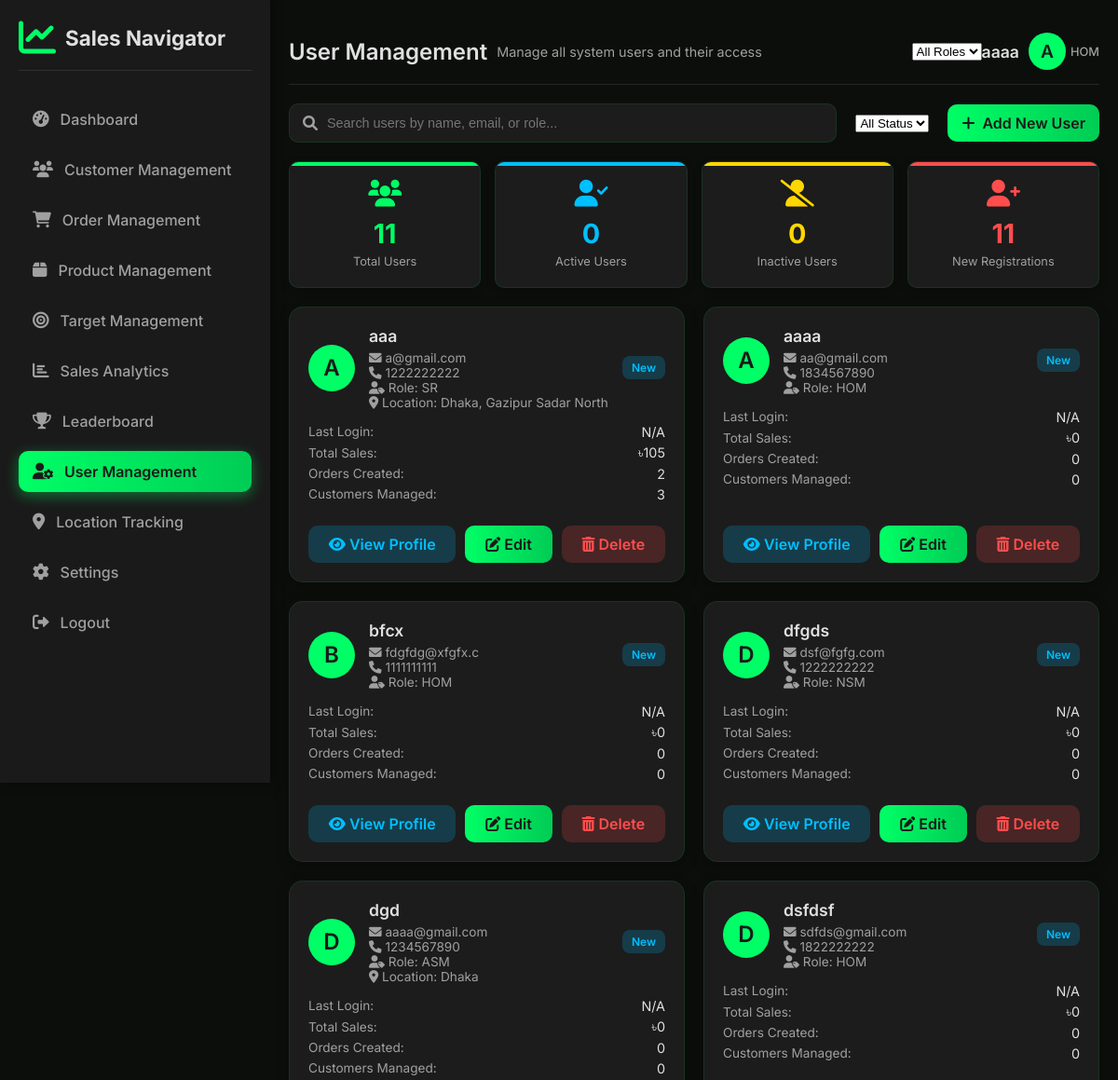
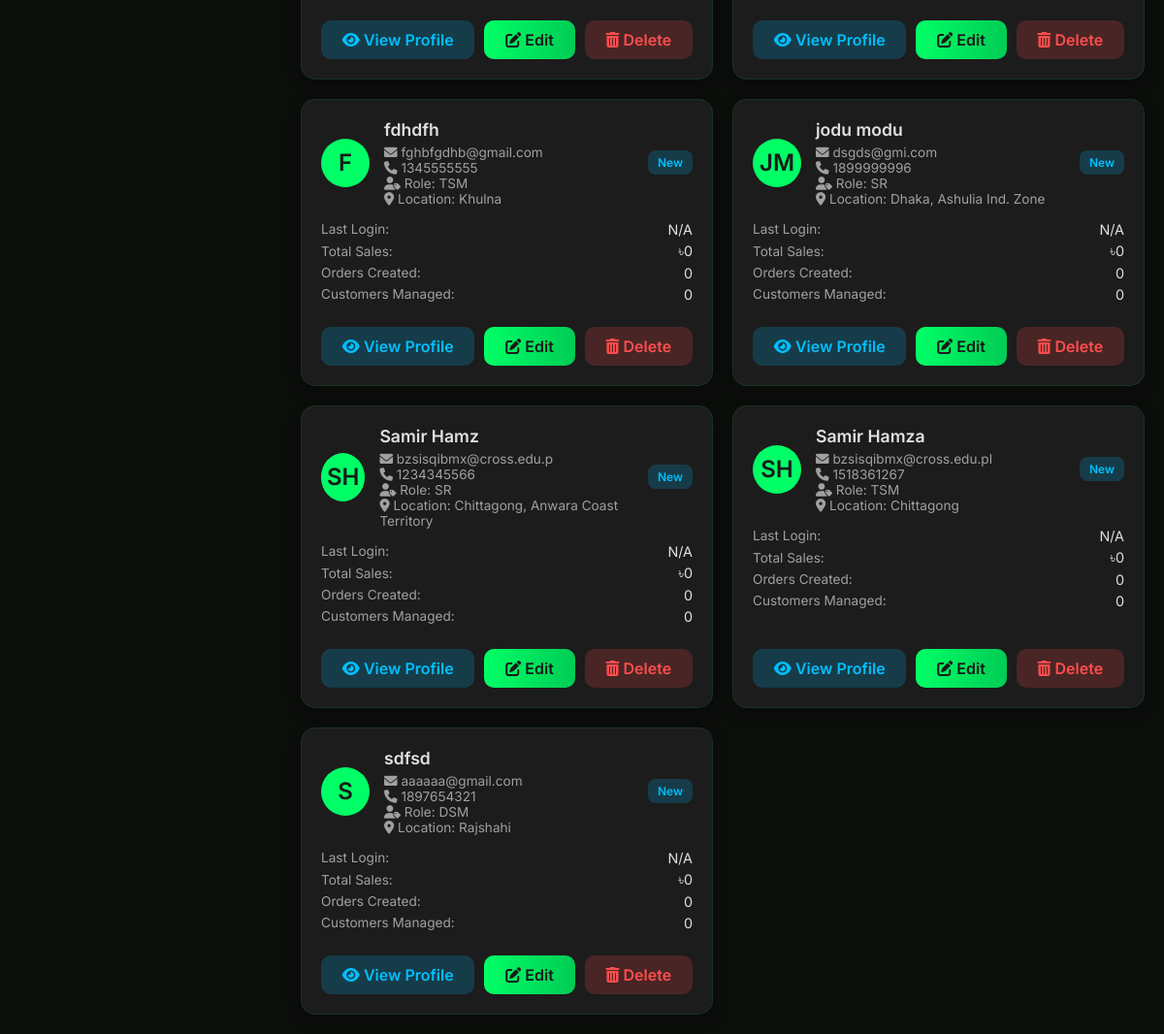
Screenshot of /user_management.php (signed in) with the database file from the repository (2 pictures, top to bottom).
### tables this page shows
CREATE TABLE `users` (
  `user_id` int(11) NOT NULL,
  `full_name` varchar(255) NOT NULL,
  `email` varchar(255) NOT NULL,
  `phone_number` varchar(15) NOT NULL,
  `role` enum('HOM','NSM','DSM','ASM','TSM','SR') NOT NULL,
  `division` varchar(100) DEFAULT NULL,
  `district` varchar(100) DEFAULT NULL,
  `upazila` varchar(100) DEFAULT NULL,
  `territory` varchar(100) DEFAULT NULL,
  `password` varchar(255) NOT NULL,
  `created_at` timestamp NOT NULL DEFAULT current_timestamp(),
  `last_login` datetime DEFAULT NULL,
  `reports_to_user_id` int(11) DEFAULT NULL,
  `status` enum('Active','Inactive','New') DEFAULT 'New'
);

### user_management.php (the view, shortened to what this page needs)
<?php
require_once 'db_connect.php';
$user_id = $_SESSION['user_id'];
$user_name = $_SESSION['full_name'];
$user_info_query = "SELECT role, division, territory FROM users WHERE user_id = ?";
$stmt_user = $conn->prepare($user_info_query);
$stmt_user->bind_param("i", $user_id);
$stmt_user->execute();
$user_result = $stmt_user->get_result();
$user_info = $user_result->fetch_assoc();
$user_role = $user_info['role'] ?? 'Unknown Role';
$initials = strtoupper(substr($user_name, 0, 1) . substr(strstr($user_name, ' '), 1, 1));
$total_users = 0;
$active_users = 0;
$inactive_users = 0;
$new_registrations = 0;
$query_total_users = "SELECT COUNT(*) as total FROM users";
$result_total_users = $conn->query($query_total_users);
if ($result_total_users && $result_total_users->num_rows > 0) {
    $row_total_users = $result_total_users->fetch_assoc();
    $total_users = $row_total_users['total'] ?? 0;
}
$query_active_users = "SELECT COUNT(*) as total FROM users WHERE status = 'Active'";
$result_active_users = $conn->query($query_active_users);
if ($result_active_users && $result_active_users->num_rows > 0) {
    $row_active_users = $result_active_users->fetch_assoc();
    $active_users = $row_active_users['total'] ?? 0;
}
$query_inactive_users = "SELECT COUNT(*) as total FROM users WHERE status = 'Inactive'";
$result_inactive_users = $conn->query($query_inactive_users);
if ($result_inactive_users && $result_inactive_users->num_rows > 0) {
    $row_inactive_users = $result_inactive_users->fetch_assoc();
    $inactive_users = $row_inactive_users['total'] ?? 0;
}
$query_new_registrations = "SELECT COUNT(*) as total FROM users WHERE status = 'New'";
$result_new_registrations = $conn->query($query_new_registrations);
if ($result_new_registrations && $result_new_registrations->num_rows > 0) {
    $row_new_registrations = $result_new_registrations->fetch_assoc();
    $new_registrations = $row_new_registrations['total'] ?? 0;
}
$user_list = [];
$query_user_list = "
    SELECT
        u.user_id,
        u.full_name,
        u.email,
        u.phone_number,
        u.role,
        u.division,
        u.district,
        u.upazila,
        u.territory,
        u.status,
        u.last_login,
        COALESCE(SUM(o.order_total), 0) AS total_sales,
        COUNT(DISTINCT o.order_id) AS orders_created,
        COUNT(DISTINCT c.customer_id) AS customers_managed,
        m.full_name AS reports_to_name
    FROM
        users u
    LEFT JOIN
        orders o ON u.user_id = o.sales_rep_id
    LEFT JOIN
        customers c ON u.user_id = c.added_by_user_id
    LEFT JOIN
        users m ON u.reports_to_user_id = m.user_id
    GROUP BY
        u.user_id, u.full_name, u.email, u.phone_number, u.role, u.division, u.district, u.territory, u.status, u.last_login, m.full_name
    ORDER BY
        u.full_name ASC;
";
$result_user_list = $conn->query($query_user_list);
if ($result_user_list && $result_user_list->num_rows > 0) {
    while ($row = $result_user_list->fetch_assoc()) {
        $user_list[] = $row;
    }
}
?>
<!DOCTYPE html>
<html lang="en">
<head>
    <link rel="stylesheet" href="https://cdnjs.cloudflare.com/ajax/libs/font-awesome/6.0.0-beta3/css/all.min.css" xintegrity="sha512-Fo3rlalHpgO702sN1l8/p5pT+c+W5U/6a7F6S3a5b0S3e5w1/b0R7+v5F5t5C5Q5Q5Q5Q5Q5Q5Q5Q5Q5Q5Q==" />
</head>
<body>
    <div class="sidebar" id="sidebar">
        <div class="sidebar-header">
            <i class="fas fa-chart-line logo-icon"></i>
            <span class="app-name">Sales Navigator</span>
        </div>
        <nav class="sidebar-nav">
            <ul>
                <li><a href="dashboard.php"><i class="fas fa-tachometer-alt"></i> Dashboard</a></li>
                <li><a href="customer.php"><i class="fas fa-users"></i> Customer Management</a></li>
                <li><a href="order.php"><i class="fas fa-shopping-cart"></i> Order Management</a></li>
                <li><a href="product.php"><i class="fas fa-box"></i> Product Management</a></li>
                <li><a href="target.php"><i class="fas fa-bullseye"></i> Target Management</a></li>
                <li><a href="sales.php"><i class="fas fa-chart-bar"></i> Sales Analytics</a></li>
                <li><a href="leaderboard.php"><i class="fas fa-trophy"></i> Leaderboard</a></li>
                <li><a href="#" class="active"><i class="fas fa-user-cog"></i> User Management</a></li>
                <li><a href="#"><i class="fas fa-map-marker-alt"></i> Location Tracking</a></li>
                <li><a href="settings.php"><i class="fas fa-cog"></i> Settings</a></li>
                <li><a href="logout.php"><i class="fas fa-sign-out-alt"></i> Logout</a></li>
            </ul>
        </nav>
    </div>
    <div class="main-content" id="mainContent">
        <header class="header">
            <div class="header-left">
                <span class="page-title">User Management</span>
                <span style="font-size: 0.9rem; color: var(--subtle-text); margin-left: 10px;">Manage all system users and their access</span>
            </div>
            <div class="header-right">
                <select class="time-filter">
                    <option>All Roles</option>
                </select>
                <a href="#" class="user-profile">
                    <span class="user-name"><?php echo htmlspecialchars($user_name); ?></span>
                    <div class="user-avatar"><?php echo htmlspecialchars($initials); ?></div>
                    <span class="user-role"><?php echo htmlspecialchars($user_role); ?></span>
                </a>
            </div>
        </header>
        <div class="user-controls">
            <div class="search-bar">
                <input type="text" placeholder="Search users by name, email, or role...">
            </div>
            <select class="filter-select">
                <option>All Status</option>
            </select>
            <a href="#" class="add-user-btn" id="addUserBtn">
                <i class="fas fa-plus"></i> Add New User
            </a>
        </div>
        <div class="user-summary-cards">
            <div class="summary-card green">
                <i class="fas fa-users icon"></i>
                <div class="value"><?php echo htmlspecialchars($total_users); ?></div>
                <div class="label">Total Users</div>
            </div>
            <div class="summary-card blue">
                <i class="fas fa-user-check icon"></i>
                <div class="value"><?php echo htmlspecialchars($active_users); ?></div>
                <div class="label">Active Users</div>
            </div>
            <div class="summary-card yellow">
                <i class="fas fa-user-slash icon"></i>
                <div class="value"><?php echo htmlspecialchars($inactive_users); ?></div>
                <div class="label">Inactive Users</div>
            </div>
            <div class="summary-card red">
                <i class="fas fa-user-plus icon"></i>
                <div class="value"><?php echo htmlspecialchars($new_registrations); ?></div>
                <div class="label">New Registrations</div>
            </div>
        </div>
        <div class="user-list-grid">
            <?php if (empty($user_list)): ?>
                <p>No users found.</p>
            <?php else: ?>
                <?php foreach ($user_list as $user):
                    $user_initials = strtoupper(substr($user['full_name'], 0, 1) . (strpos($user['full_name'], ' ') !== false ? substr(strstr($user['full_name'], ' '), 1, 1) : ''));
                    $user_status_class = strtolower($user['status']);
                    $user_location = '';
                    if (!empty($user['division']) && !empty($user['territory'])) {
                        $user_location = $user['division'] . ', ' . $user['territory'];
                    } elseif (!empty($user['division'])) {
                        $user_location = $user['division'];
                    }
                ?>
                    <div class="user-card" data-full-name="<?php echo htmlspecialchars($user['full_name']); ?>" data-role="<?php echo htmlspecialchars($user['role']); ?>" data-status="<?php echo htmlspecialchars($user['status']); ?>">
                        <div class="user-card-header">
                            <div class="user-avatar-lg" style="background-color: var(--highlight-green);">
                                <?php echo htmlspecialchars($user_initials); ?>
                            </div>
                            <div class="user-info-main">
                                <div class="user-name"><?php echo htmlspecialchars($user['full_name']); ?></div>
                                <div class="user-contact-info">
                                    <i class="fas fa-envelope"></i> <?php echo htmlspecialchars($user['email']); ?>
                                    <br>
                                    <i class="fas fa-phone"></i> <?php echo htmlspecialchars($user['phone_number']); ?>
                                    <br>
                                    <i class="fas fa-user-tag"></i> Role: <?php echo htmlspecialchars($user['role']); ?>
                                    <br>
                                    <?php if (!empty($user_location)): ?>
                                        <i class="fas fa-map-marker-alt"></i> Location: <?php echo htmlspecialchars($user_location); ?>
                                        <br>
                                    <?php endif; ?>
                                </div>
                            </div>
                            <span class="user-status-badge <?php echo $user_status_class; ?>">
                                <?php echo htmlspecialchars($user['status']); ?>
                            </span>
                        </div>
                        <div class="user-details">
                            <div class="detail-row">
                                <span>Last Login:</span> <span><?php echo htmlspecialchars($user['last_login'] ? date('Y-m-d H:i', strtotime($user['last_login'])) : 'N/A'); ?></span>
                            </div>
                            <div class="detail-row">
                                <span>Total Sales:</span> <span>৳<?php echo htmlspecialchars(number_format($user['total_sales'], 0)); ?></span>
                            </div>
                            <div class="detail-row">
                                <span>Orders Created:</span> <span><?php echo htmlspecialchars($user['orders_created']); ?></span>
                            </div>
                            <div class="detail-row">
                                <span>Customers Managed:</span> <span><?php echo htmlspecialchars($user['customers_managed']); ?></span>
                            </div>
                        </div>
                        <div class="user-actions">
                            <a href="#" class="btn view-profile"><i class="fas fa-eye"></i> View Profile</a>
                            <a href="#" class="btn edit" onclick="openEditUserModal(<?php echo htmlspecialchars($user['user_id']); ?>)"><i class="fas fa-edit"></i> Edit</a>
                            <a href="user_management.php?action=delete&user_id=<?php echo htmlspecialchars($user['user_id']); ?>" class="btn delete" onclick="return confirm('Are you sure you want to delete this user? This action is irreversible.');"><i class="fas fa-trash-alt"></i> Delete</a>
                        </div>
                    </div>
                <?php endforeach; ?>
            <?php endif; ?>
        </div>
    </div>
</body>
</html>

### rows the page displays
users: role "HOM", full_name "A", full_name "aaaa", email "aa@gmail.com", phone_number "1834567890", status "New", last_login "N/A", total_sales "0", orders_created "0", customers_managed "0"
users: full_name "A", full_name "aaa", email "a@gmail.com", phone_number "1222222222", role "SR", user_location "Dhaka, Gazipur Sadar North", status "New", last_login "N/A", total_sales "105", orders_created "2", customers_managed "3"
users: full_name "B", full_name "bfcx", email "fdgfdg@xfgfx.c", phone_number "1111111111", role "HOM", status "New", last_login "N/A", total_sales "0", orders_created "0", customers_managed "0"
users: full_name "D", full_name "dfgds", email "dsf@fgfg.com", phone_number "1222222222", role "NSM", status "New", last_login "N/A", total_sales "0", orders_created "0", customers_managed "0"
users: full_name "D", full_name "dgd", email "aaaa@gmail.com", phone_number "1234567890", role "ASM", division "Dhaka", status "New", last_login "N/A", total_sales "0", orders_created "0", customers_managed "0"
users: full_name "D", full_name "dsfdsf", email "sdfds@gmail.com", phone_number "1822222222", role "HOM", status "New", last_login "N/A", total_sales "0", orders_created "0", customers_managed "0"
users: full_name "F", full_name "fdhdfh", email "fghbfgdhb@gmail.com", phone_number "1345555555", role "TSM", division "Khulna", status "New", last_login "N/A", total_sales "0", orders_created "0", customers_managed "0"
users: full_name "JM", full_name "jodu modu", email "dsgds@gmi.com", phone_number "1899999996", role "SR", user_location "Dhaka, Ashulia Ind. Zone", status "New", last_login "N/A", total_sales "0", orders_created "0", customers_managed "0"
users: full_name "SH", full_name "Samir Hamz", email "bzsisqibmx@cross.edu.p", phone_number "1234345566", role "SR", user_location "Chittagong, Anwara Coast Territory", status "New", last_login "N/A", total_sales "0", orders_created "0", customers_managed "0"
users: full_name "SH", full_name "Samir Hamza", email "bzsisqibmx@cross.edu.pl", phone_number "1518361267", role "TSM", division "Chittagong", status "New", last_login "N/A", total_sales "0", orders_created "0", customers_managed "0"
users: full_name "S", full_name "sdfsd", email "aaaaaa@gmail.com", phone_number "1897654321", role "DSM", division "Rajshahi", status "New", last_login "N/A", total_sales "0", orders_created "0", customers_managed "0"

### other values shown
$user_name "aaaa"
$initials "A"
$total_users "11"
$active_users "0"
$inactive_users "0"
$new_registrations "11"
